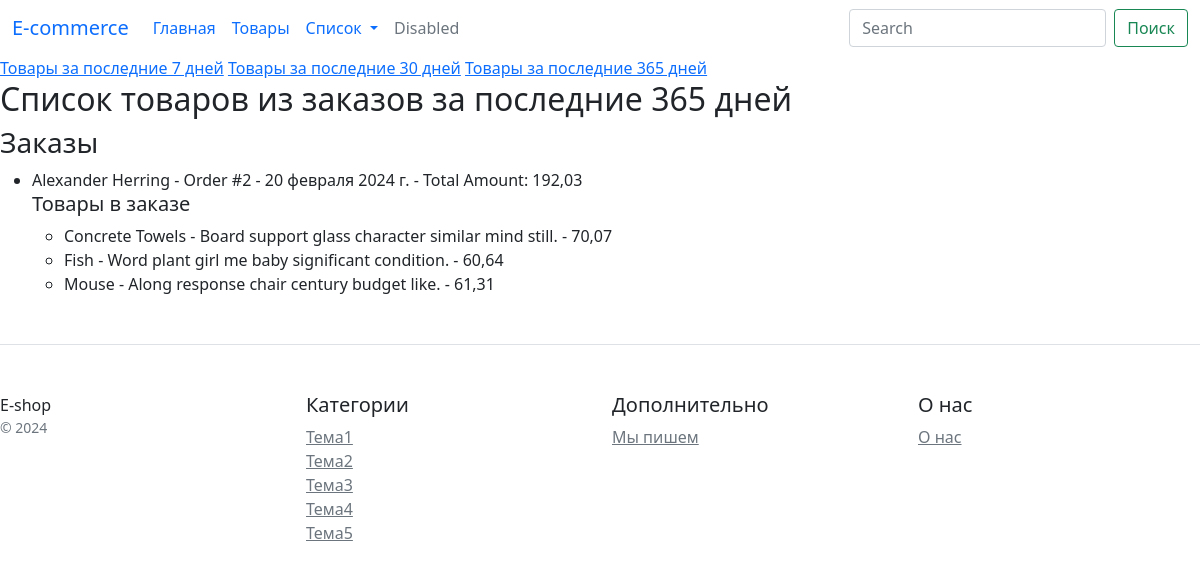
The app's page /products/1/365, older data.
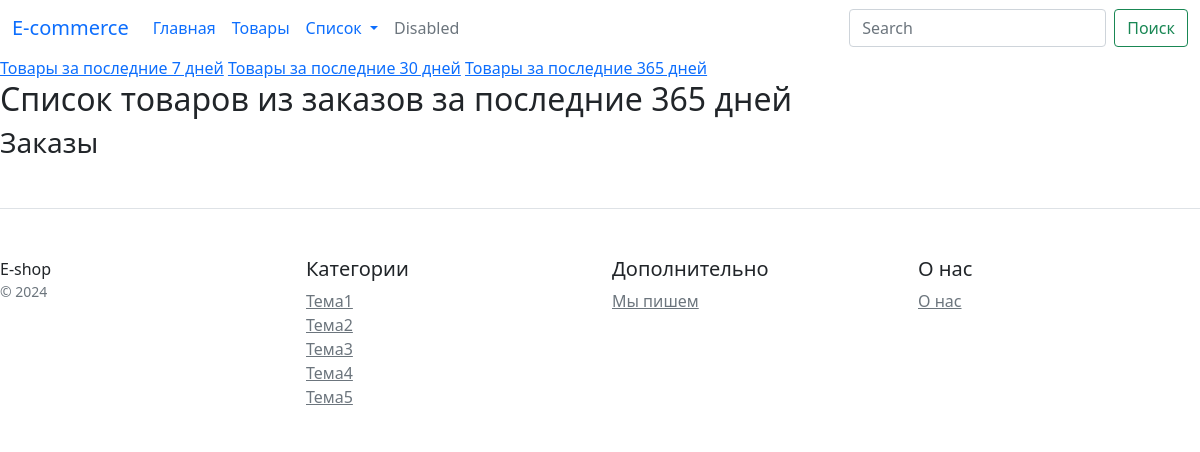
The same page, newer data.
### e_shop/models.py (models this page shows, shortened)
class Order(models.Model):
    user = models.ForeignKey(User, on_delete=models.CASCADE)
    products = models.ManyToManyField(Product)
    total_price = models.DecimalField(max_digits=8, decimal_places=2)
    order_date = models.DateField(default=datetime.datetime.today)

class User(models.Model):
    name = models.CharField(max_length=100)
    email = models.EmailField()
    mob_number = models.CharField(max_length=15)
    address = models.CharField(max_length=250)
    date_reg = models.DateField(default=datetime.datetime.today)

class Product(models.Model):
    name = models.CharField(max_length=100)
    category = models.ForeignKey(Category, on_delete=models.CASCADE)
    description = models.TextField()
    photo = models.ImageField(upload_to='product/', blank=True, null=True)
    price = models.DecimalField(max_digits=8, decimal_places=2)
    quantity = models.IntegerField()
    date_created = models.DateField(default=datetime.datetime.today)

### e_shop/views.py (the view)
# urls.py: path('products/<int:pk>/<int:days>', OrderProductListView.as_view(), name='user_products'),
class OrderProductListView(ListView):
    template_name = "e_shop/order_product_list.html"
    def get(self, request, pk, days=7):
        start_date = timezone.now() - timezone.timedelta(days=days)
        orders = Order.objects.filter(user_id=pk, order_date__gte=start_date).distinct()
        products = Product.objects.all()
        context = {'pk': pk, 'days': days, 'products': products, 'orders': orders}
        return render(request, self.template_name, context)

### e_shop/templates/e_shop/order_product_list.html
{% extends 'base.html' %}
{% block content %}
  <a href="{% url 'user_products' pk=pk days=7 %}">Товары за последние 7 дней</a>
  <a href="{% url 'user_products' pk=pk days=30 %}">Товары за последние 30 дней</a>
  <a href="{% url 'user_products' pk=pk days=365 %}">Товары за последние 365 дней</a>
  <h2>Список товаров из заказов за последние {{ days }} дней</h2>
  <h3>Заказы</h3>
  <ul>
    {% for order in orders %}
      <li>{{ order.user.name }} - Order #{{ order.pk }} - {{ order.order_date }} - Total Amount: {{ order.total_price }}</li>
          <h5>Товары в заказе</h5>
          {% for product in order.products.all %}
            <ul>
              <li>{{ product.name }} - {{ product.description }} - {{ product.price }}</li>
            </ul>
          {% endfor %}
    {% endfor %}
  </ul>
{% endblock %}

Row changes from the older to the newer data that the page shows:
removed Order: user.name "Alexander Herring", pk "2", order_date "20 февраля 2024 г.", total_price "192,03"
no longer on this page (row edited): Product: name "Concrete Towels", description "Board support glass character similar mind still.", price "70,07"
removed Product: name "Fish", description "Word plant girl me baby significant condition.", price "60,64"
removed Product: name "Mouse", description "Along response chair century budget like.", price "61,31"
